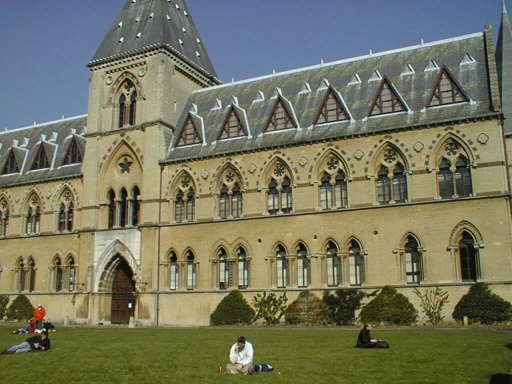
#> input picture lab3/data/library1.jpg, 512 x 384 px; the run also reads 1 picture not shown here
$ python main.py
#> lines starting #> are read from the running program, lines starting #| are printed output that depends on the picture
from PIL import Image
import numpy as np
import matplotlib.pyplot as plt
import scipy.linalg
from pathlib import Path
import json

# Paths are relative to this file, so the script also works from another folder.
DATA_DIR = Path(__file__).resolve().parent / 'data'
SHOW_FIGURES = False

DEFAULT_OUTPUT = 'outputs'

def visualize_matches(I1, I2, matches):
    # display two images side-by-side with matches
    # this code is to help you visualize the matches, you don't need
    # to use it to produce the results for the assignment

    # The two images need not have the same dimensions.
    I3 = np.zeros((max(I1.height, I2.height), I1.width + I2.width, 3), dtype=np.uint8)
    I3[:I1.height, :I1.width, :] = I1
    I3[:I2.height, I1.width:, :] = I2
    fig, ax = plt.subplots()
    ax.set_aspect('equal')
    ax.imshow(np.array(I3).astype(np.uint8))
    ax.plot(matches[:,0],matches[:,1],  '+r')
    ax.plot( matches[:,2] + I1.size[0], matches[:,3], '+r')
    ax.plot([matches[:,0], matches[:,2]+I1.size[0]],[matches[:,1], matches[:,3]], 'r')
    if SHOW_FIGURES:
        plt.show()
    return fig

def normalize_points(pts):
    # Normalize 2D Euclidean points (N,2); return homogeneous points (N,3) and T (3,3).
    # Coordinatewise standardization or a uniform scale may be used.
    # Handle point sets for which your normalization is undefined.
    pts = np.asarray(pts, dtype=np.float64)
    centroid = pts.mean(axis=0)
    centered = pts - centroid
    mean_distance = np.linalg.norm(centered, axis=1).mean()
    scale = np.sqrt(2.0) / mean_distance
    transform = np.array([
        [scale, 0.0, -scale * centroid[0]],
        [0.0, scale, -scale * centroid[1]],
        [0.0, 0.0, 1.0],
    ])
    homogeneous = np.column_stack([pts, np.ones(len(pts))])
    normalized = homogeneous @ transform.T
    return normalized, transform


def fit_fundamental(matches, normalized=True):
    # Estimate F (3,3) from matches (N,4), N >= 8.
    # Support normalized and unnormalized eight-point estimation.
    # Return F in the original pixel coordinates with rank 2.
    matches = np.asarray(matches, dtype=np.float64)
    points1 = matches[:, :2]
    points2 = matches[:, 2:]
    if normalized:
        points1, transform1 = normalize_points(points1)
        points2, transform2 = normalize_points(points2)
    else:
        points1 = np.column_stack([points1, np.ones(len(matches))])
        points2 = np.column_stack([points2, np.ones(len(matches))])
        transform1 = np.eye(3)
        transform2 = np.eye(3)
    x1, y1 = points1[:, 0], points1[:, 1]
    x2, y2 = points2[:, 0], points2[:, 1]
    matrix = np.column_stack([
        x2 * x1,
        x2 * y1,
        x2,
        y2 * x1,
        y2 * y1,
        y2,
        x1,
        y1,
        np.ones(len(matches))
    ])
    _, singular_values, Vt = np.linalg.svd(matrix, full_matrices=(len(matches)==8))
    fundamental = Vt[-1].reshape(3, 3)
    U, singular_values, Vt = np.linalg.svd(fundamental)
    singular_values[-1] = 0.0
    fundamental = U @ np.diag(singular_values) @ Vt
    fundamental = transform2.T @ fundamental @ transform1
    fundamental /= np.linalg.norm(fundamental)
    return fundamental


def visualize_fundamental(matches, F, I1, I2):
    # Visualize the fundamental matrix in image 2
    N = len(matches)
    M = np.c_[matches[:,0:2], np.ones((N,1))].transpose()
    L1 = np.matmul(F, M).transpose() # transform points from
    # the first image to get epipolar lines in the second image

    # find points on epipolar lines L closest to matches(:,3:4)
    l = np.sqrt(L1[:,0]**2 + L1[:,1]**2)
    if np.any(l < np.finfo(float).tiny):
        raise ValueError('An epipolar line is undefined at an epipole.')
    L = np.divide(L1, np.kron(np.ones((3,1)), l).transpose())   # rescale the line
    pt_line_dist = np.multiply(L, np.c_[matches[:, 2:4], np.ones((N, 1))]).sum(axis = 1)
    closest_pt = matches[:, 2:4] - np.multiply(L[:, 0:2],np.kron(np.ones((2, 1)), pt_line_dist).transpose())

    # find endpoints of segment on epipolar line (for display purposes)
    pt1 = closest_pt - np.c_[L[:,1], -L[:,0]] * 10    # offset from the closest point is 10 pixels
    pt2 = closest_pt + np.c_[L[:,1], -L[:,0]] * 10

    # display points and segments of corresponding epipolar lines
    fig, ax = plt.subplots()
    ax.set_aspect('equal')
    ax.imshow(np.array(I2).astype(np.uint8))
    ax.plot(matches[:, 2],matches[:, 3],  '+r')
    ax.plot([matches[:, 2], closest_pt[:, 0]],[matches[:, 3], closest_pt[:, 1]], 'r')
    ax.plot([pt1[:, 0], pt2[:, 0]],[pt1[:, 1], pt2[:, 1]], 'g')
    if SHOW_FIGURES:
        plt.show()
    return fig

def epipolar_distances(matches, F):
    # Supplied geometric evaluator: symmetric point-to-line distance in pixels.
    # Unlike the old algebraic residual, this is invariant to the scale of F.
    matches = np.asarray(matches, dtype=float)
    F = np.asarray(F, dtype=float)
    norm = np.linalg.norm(F)
    if not np.isfinite(norm) or norm <= np.finfo(float).tiny:
        raise ValueError('Invalid fundamental matrix.')
    F = F / norm
    N = len(matches)
    points1_homogeneous = np.c_[matches[:, :2], np.ones(N)]
    points2_homogeneous = np.c_[matches[:, 2:], np.ones(N)]
    lines2 = points1_homogeneous @ F.T
    lines1 = points2_homogeneous @ F
    product = np.sum(points2_homogeneous * lines2, axis=1)
    norm1 = np.sum(lines1[:, :2] ** 2, axis=1)
    norm2 = np.sum(lines2[:, :2] ** 2, axis=1)
    if np.any(norm1 <= np.finfo(float).tiny) or np.any(norm2 <= np.finfo(float).tiny):
        raise ValueError('Undefined epipolar line.')
    return np.sqrt(0.5 * product**2 * (1 / norm1 + 1 / norm2))


def evaluate_fundamental(matches, F):
    # Keep the old scalar return value; now report a geometric error in pixels.
    residual = np.mean(epipolar_distances(matches, F))
    return residual

def find_epipoles(F):
    # Added Q1: return e1,e2 (3,) in homogeneous coordinates.
    # Use the convention x2.T @ F @ x1 = 0; points at infinity are valid.
    U, singular_values, Vt = np.linalg.svd(F)
    epipole1 = Vt[-1].copy()
    epipole2 = U[:, -1].copy()
    epipole1 /= np.linalg.norm(epipole1)
    epipole2 /= np.linalg.norm(epipole2)
    return epipole1, epipole2

## Task 2: Camera calibration

def calc_projection(points_2d, points_3d):
    # Estimate P (3,4) from points_2d (N,2) and points_3d (N,3).
    # Use the lecture's linear calibration method, N >= 6.
    # Coordinate normalization is optional. Return P in the original coordinates.
    # Reject degenerate configurations.
    n = len(points_2d)
    if len(points_2d) != len(points_3d) or len(points_3d) < 6:
        raise ValueError("Degenerate configuration.")
    centered_3d = points_3d - points_3d.mean(axis=0)
    if np.linalg.matrix_rank(centered_3d) < 3:
        raise ValueError("Degenerate configuration.")
    A = np.zeros((2 * n, 12), dtype=np.float64)
    for i in range(n):
        x, y, z = points_3d[i]
        u, v = points_2d[i]
        A[i << 1] = [x, y, z, 1, 0, 0, 0, 0, -u * x, -u * y, -u * z, -u]
        A[i << 1 | 1] = [0, 0, 0, 0, x, y, z, 1, -v * x, -v * y, -v * z, -v]
    _, singular_values, Vt = np.linalg.svd(A, full_matrices=False)
    tolerance = np.finfo(np.float64).eps * max(A.shape) * singular_values[0]
    if singular_values[-2] <= tolerance:
        raise ValueError("Degenerate configuration.")
    P = Vt[-1].reshape(3, 4)
    return P

def rq_decomposition(P):
    # Return K, R, T from P = scale * K[R|T].
    # Keep K[2,2]=1, positive diagonal entries in K, R.T @ R = I, and det(R)=1.
    # scipy.linalg.rq may be used.
    if np.linalg.det(P[:, :3]) < 0:
        P = -P
    intrinsic, rotation = scipy.linalg.rq(P[:, :3])
    signs = np.where(np.diag(intrinsic) < 0, -1.0, 1.0)
    correction = np.diag(signs)
    intrinsic = intrinsic @ correction
    rotation = correction @ rotation
    translation = np.linalg.solve(intrinsic, P[:, 3])
    scale = intrinsic[2][2]
    intrinsic /= scale
    return intrinsic, rotation, translation


def evaluate_points(P, points_2d, points_3d):
    # Supplied evaluator: project 3D points and sum Euclidean pixel distances.
    # :param P: projection matrix 3 x 4
    # :param points_2d: 2D points N x 2
    # :param points_3d: 3D points N x 3
    # :return points_3d_proj: project 3D points to 2D by P
    # :return residual: residual of points_3d_proj and points_2d

    N = len(points_3d)
    points_3d = np.hstack((points_3d, np.ones((N, 1))))
    points_3d_proj = np.dot(P, points_3d.T).T
    if np.any(np.abs(points_3d_proj[:, 2]) < 1e-12):
        raise ValueError('A 3D point projects to infinity.')
    u = points_3d_proj[:, 0] / points_3d_proj[:, 2]
    v = points_3d_proj[:, 1] / points_3d_proj[:, 2]
    residual = np.sum(np.hypot(u-points_2d[:, 0], v-points_2d[:, 1]))
    points_3d_proj = np.hstack((u[:, np.newaxis], v[:, np.newaxis]))
    return points_3d_proj, residual

## Task 3: Vanishing points (added)

def fit_vanishing_point(segments):
    # Added Q3: segments (N,4) = [x1,y1,x2,y2] from one group.
    # Return a finite homogeneous point [u,v,1], fitted by minimizing
    # equally weighted squared perpendicular distances to the supporting lines.
    segments = np.asarray(segments, dtype=np.float64)
    starts = segments[:, :2]
    ends = segments[:, 2:]
    directions = ends - starts
    lengths = np.linalg.norm(directions, axis=1)
    normals = np.column_stack([
        -directions[:, 1],
        directions[:, 0]
    ])
    normals /= lengths[:, None]
    offsets = -np.sum(normals * starts, axis=1)
    position, residuals, rank, singular_values = np.linalg.lstsq(normals, -offsets, rcond=None)
    if rank < 2:
        raise ValueError("Cannot determine a unique finite vanishing point.")
    return np.array([position[0], position[1], 1.0])


def focal_from_vanishing_points(v1, v2, principal_point):
    # Added Q3: finite homogeneous vanishing points v1,v2 (3,), principal_point (2,).
    # Orthogonal directions, zero skew, square pixels. Return f>0 and K (3,3).
    # Report incompatible observations instead of forcing a positive result.
    point1 = v1[:2] / v1[2]
    point2 = v2[:2] / v2[2]
    offset1 = point1 - principal_point
    offset2 = point2 - principal_point
    focal_squared = -np.dot(offset1, offset2)
    if(focal_squared < 0):
        raise ValueError("observation mismatches camera assumption.")
    focal = np.sqrt(focal_squared)
    intrinsic = np.array([
        [focal, 0.0, principal_point[0]],
        [0.0, focal, principal_point[1]],
        [0.0, 0.0, 1.0]
    ])
    return focal, intrinsic

## Task 4: Triangulation

def triangulate_points(P1, P2, point1, point2):
    # Original single-point interface: P1,P2 (3,4), point1,point2 (2,).
    # Use linear least squares and return point_3d (3,).
    # Report points without finite Euclidean coordinates.
    projection1 = np.asarray(P1, dtype=np.float64)
    projection2 = np.asarray(P2, dtype=np.float64)
    pixel1 = np.asarray(point1, dtype=np.float64)
    pixel2 = np.asarray(point2, dtype=np.float64)
    A = np.vstack([
        pixel1[0] * projection1[2] - projection1[0],
        pixel1[1] * projection1[2] - projection1[1],
        pixel2[0] * projection2[2] - projection2[0],
        pixel2[1] * projection2[2] - projection2[1]
    ])
    _, singular_values, Vt = np.linalg.svd(A)
    tolerance = np.finfo(np.float64).eps * max(A.shape) * singular_values[0]
    if np.count_nonzero(singular_values > tolerance) < 3:
        raise ValueError("The observations do not determine a unique 3D point.")
    homogeneous_point = Vt[-1]
    if abs(homogeneous_point[3]) <= 1e-12:
        raise ValueError("The triangulated point is too far.")
    point_3d = homogeneous_point[:3] / homogeneous_point[3]
    return point_3d

## Task 5: Fundamental matrix estimation without ground-truth matches

import cv2


# [55 lines left out: function fit_fundamental_without_gt, not called in this run]

def visualize_vanishing_points(image, segments, vanishing_points):
    fig, ax = plt.subplots(figsize=(10, 6))
    ax.imshow(image)
    for group, color in [('A', 'tab:blue'), ('B', 'tab:orange')]:
        v = vanishing_points[group][:2] / vanishing_points[group][2]
        for i, segment in enumerate(segments[group]):
            ax.plot(segment[[0, 2]], segment[[1, 3]], color=color, label=group if i == 0 else None)
            midpoint = (segment[:2] + segment[2:]) / 2
            direction = segment[2:] - segment[:2]
            foot = midpoint + direction * np.dot(v-midpoint, direction) / np.dot(direction, direction)
            ax.plot([midpoint[0], foot[0]], [midpoint[1], foot[1]], color=color, alpha=.25)
        ax.scatter(*v, marker='x', s=70, color=color)
        ax.annotate(group, v, xytext=(6, 8), textcoords='offset points')
    ax.legend();ax.set_aspect('equal')
    ax.set(xlabel='x / pixels', ylabel='y / pixels', title='Q3: segments and vanishing points')
    if SHOW_FIGURES:
        plt.show()
    return fig


def _save_figure(fig, output_dir, name):
    fig.savefig(output_dir / name, dpi=150, bbox_inches='tight')
    plt.close(fig)


def run_assignment(output_dir=None):
    # The original sequential Task 0--5 workflow, with Q3 added.
    output_dir = Path(output_dir) if output_dir is not None else Path(__file__).resolve().parent / DEFAULT_OUTPUT
    output_dir.mkdir(parents=True, exist_ok=True)
    metrics, matrices = {}, {}

    ## Task 0: Load data and visualize
    library_image1 = Image.open(DATA_DIR / 'library1.jpg').convert('RGB')
#> library_image1 is the input picture: PIL image 512x384 RGB; mean R, G, B 116.2, 117.4, 94.6
    library_image2 = Image.open(DATA_DIR / 'library2.jpg').convert('RGB')
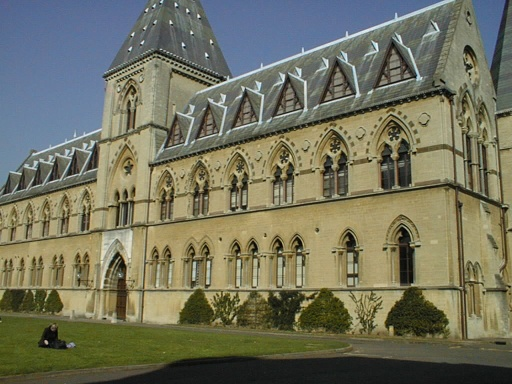
#> input picture lab3/data/library2.jpg, 512 x 384 px
#> library_image2 is the input picture: PIL image 512x384 RGB; mean R, G, B 114.3, 114.3, 93.7
    library_matches = np.loadtxt(DATA_DIR / 'library_matches.txt')
    lab_image1 = Image.open(DATA_DIR / 'lab1.jpg').convert('RGB')
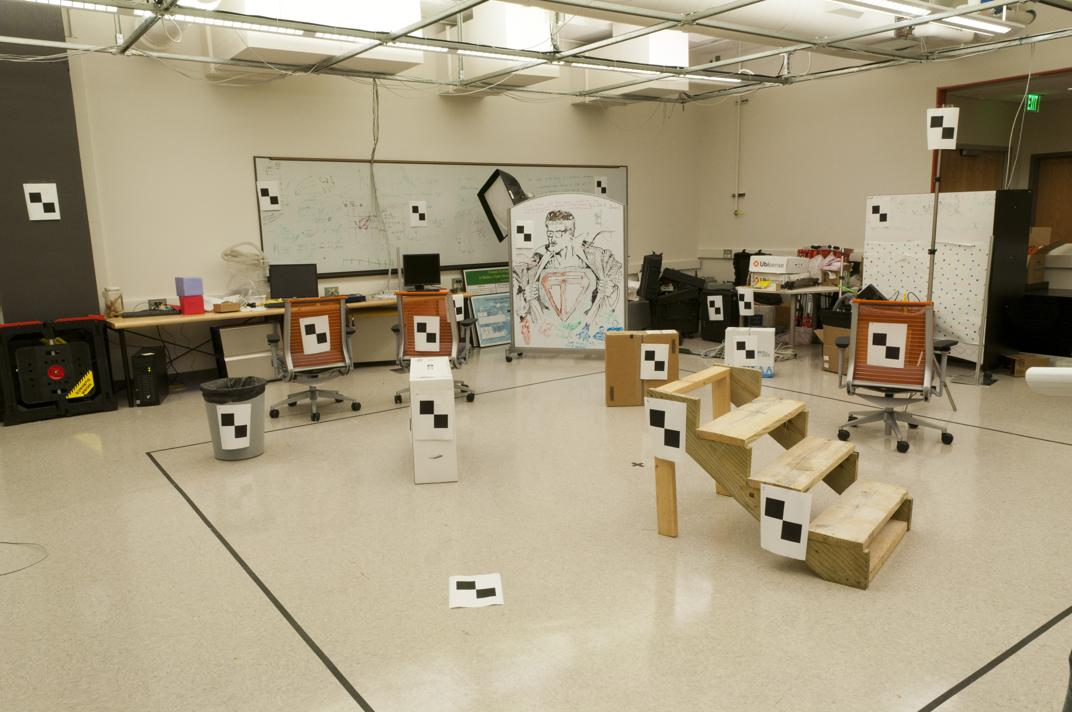
#> input picture lab3/data/lab1.jpg, 1072 x 712 px
#> lab_image1 is the input picture: PIL image 1072x712 RGB; mean R, G, B 164.7, 153, 126.2
    lab_image2 = Image.open(DATA_DIR / 'lab2.jpg').convert('RGB')
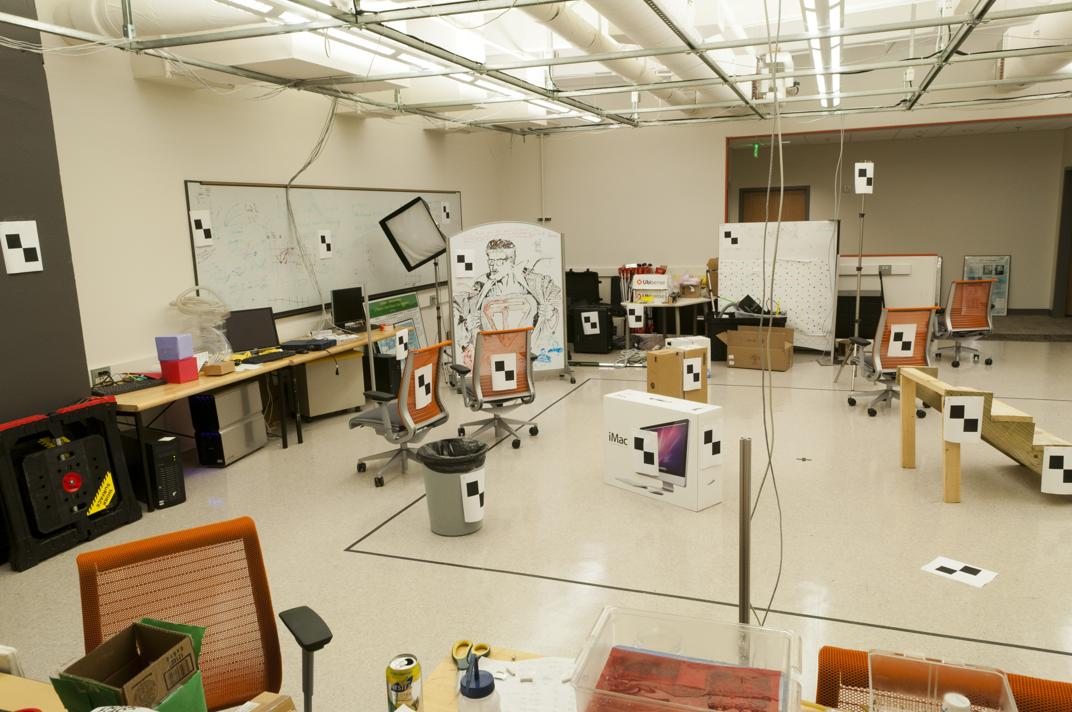
#> input picture lab3/data/lab2.jpg, 1072 x 712 px
#> lab_image2 is the input picture: PIL image 1072x712 RGB; mean R, G, B 166.6, 152.9, 126
    lab_matches = np.loadtxt(DATA_DIR / 'lab_matches.txt')
    _save_figure(visualize_matches(library_image1, library_image2, library_matches), output_dir, 'library_matches.png')
    _save_figure(visualize_matches(lab_image1, lab_image2, lab_matches), output_dir, 'lab_matches.png')
#> in visualize_matches (call 2), `I3[:I2.height, I1.width:, :] = I2`:
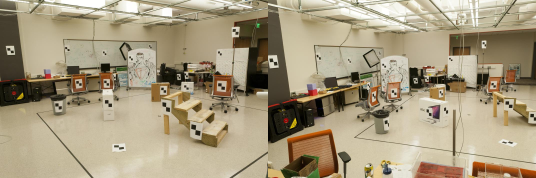
#> I3: shape (712, 2144, 3) (shown at 1/4 size); mean R, G, B 165.7, 153, 126.1
#> call 2 of _save_figure, with name = 'lab_matches.png'
#> in _save_figure (call 2), `fig.savefig(output_dir / name, dpi=150, bbox_inches='tight')`:
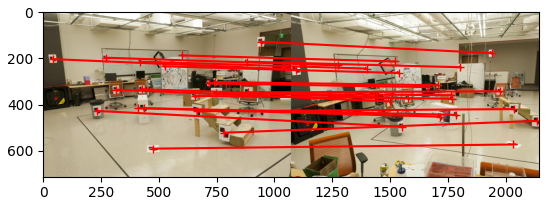
#> figure drawn by matplotlib, 1 panel

    ## Task 1: Fundamental matrix
    metrics['q1'] = {}
    for name, matches, image1, image2 in [
            ('library', library_matches, library_image1, library_image2),
            ('lab', lab_matches, lab_image1, lab_image2)]:
        metrics['q1'][name] = {}
        for normalized in [False, True]:
            F = fit_fundamental(matches, normalized=normalized)
            distances = epipolar_distances(matches, F)
            method = 'normalized' if normalized else 'unnormalized'
            metrics['q1'][name][method] = dict(mean_px=float(distances.mean()), median_px=float(np.median(distances)))
            matrices[f'{name}_{method}_F'] = F
            print(name, method, 'mean epipolar distance:', evaluate_fundamental(matches, F))
            _save_figure(visualize_fundamental(matches, F, image1, image2), output_dir, f'q1_{name}_{method}.png')
        e1, e2 = find_epipoles(F)
        e1, e2 = e1 / np.linalg.norm(e1), e2 / np.linalg.norm(e2)
        metrics['q1'][name]['epipoles'] = dict(e1=e1, e2=e2,
            residual1=float(np.linalg.norm(F @ e1) / np.linalg.norm(F)),
            residual2=float(np.linalg.norm(F.T @ e2) / np.linalg.norm(F)))
        print(name, 'epipoles:', e1, e2)
#> this loop made 2 passes
#> name on passes 1 to 2: 'library', 'lab'
#> (printed output is left out)
#> pass 1, in _save_figure (call 4), `fig.savefig(output_dir / name, dpi=150, bbox_inches='tight')`:
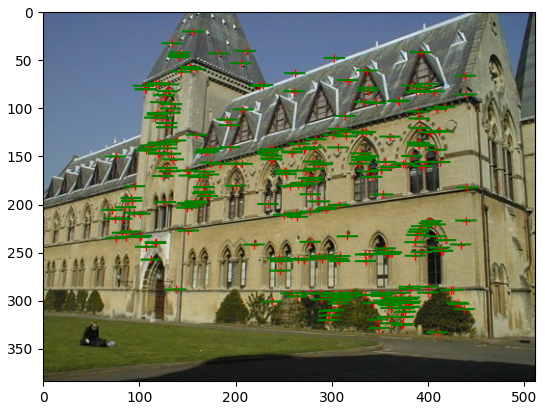
#> figure drawn by matplotlib, 1 panel
#> pass 2, in _save_figure (call 5), `fig.savefig(output_dir / name, dpi=150, bbox_inches='tight')`:
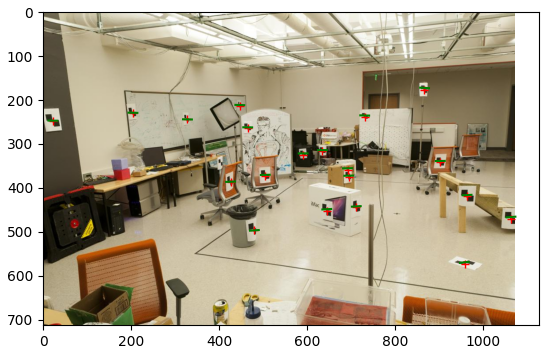
#> figure drawn by matplotlib, 1 panel
#> after the loop, matrices = 4 items; metrics = 1 item

    ## Task 2: Camera calibration and camera matrices (old Tasks 2 and 3)
    lab_points_3d = np.loadtxt(DATA_DIR / 'lab_3d.txt')
    projection_matrix = dict()
    metrics['q2'] = {}
    for key, points_2d in zip(['lab_a', 'lab_b'], [lab_matches[:, :2], lab_matches[:, 2:]]):
        P = calc_projection(points_2d, lab_points_3d)
        points_3d_proj, residual = evaluate_points(P, points_2d, lab_points_3d)
        distance = np.mean(np.linalg.norm(points_2d - points_3d_proj, axis=1))
        print(key, 'reprojection sum:', residual, 'mean:', distance)
        projection_matrix[key] = P
        errors = np.linalg.norm(points_2d - points_3d_proj, axis=1)
        metrics['q2'][key] = dict(reprojection_sum_px=float(residual), mean_px=float(errors.mean()),
                                  rmse_px=float(np.sqrt(np.mean(errors**2))))
        image = lab_image1 if key == 'lab_a' else lab_image2
        fig, ax = plt.subplots();ax.imshow(image)
        ax.plot(*points_2d.T, 'ro', fillstyle='none', label='Measured')
        ax.plot(*points_3d_proj.T, 'b+', label='Reprojected');ax.legend();ax.set_title(key)
        if SHOW_FIGURES: plt.show()
        _save_figure(fig, output_dir, f'q2_{key}.png')
#> (the rest of the program and of its run is left out)
